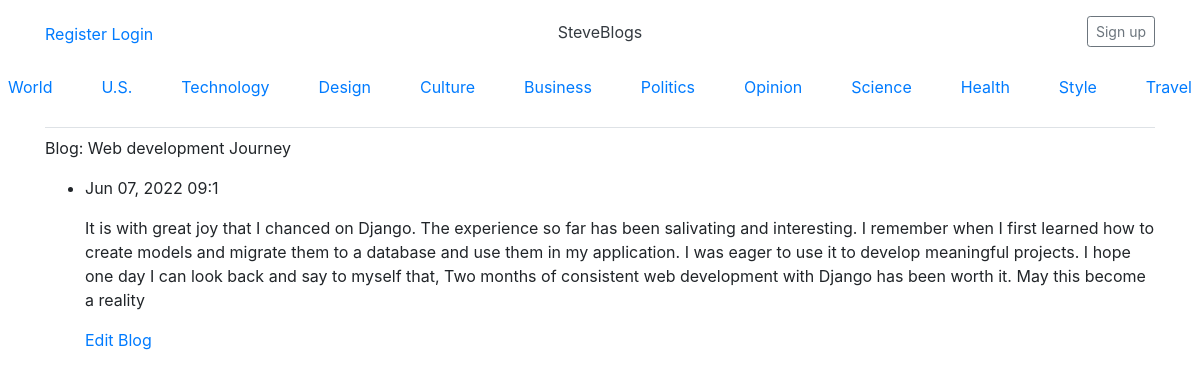
Page /blog/1/ on the committed database.
### blogs/models.py (models this page shows)
class BlogPost(models.Model):
    title = models.CharField(max_length= 200)
    text = models.TextField()
    date_added = models.DateTimeField(auto_now_add= True)
    owner = models.ForeignKey(User, on_delete= models.CASCADE)
    def __str__(self):
        if len(self.title) > 50:
            return f"{self.title[:50]}..."
        else:
            return self.title

### blogs/views.py (the view)
# urls.py: 2. Add a URL to urlpatterns:  path('blog/', include('blog.urls'))
def blog(request, blog_id):
    blog = BlogPost.objects.get(id = blog_id)
    context = {'blog':blog}
    return render(request, 'blogs/blog.html', context)

### blogs/templates/blogs/blog.html
{% extends "blogs/base.html" %}
{% block content %}
<p>
    Blog: {{blog}}
</p>
<p>
    <ul>
        <li>
            <p>{{ blog.date_added|date:'M d, Y H:1' }}</p>
            <p>{{ blog.text|linebreaks }}</p>
            <p><a href="{% url 'blogs:edit_blog' blog.id %}">Edit Blog</a></p>
        </li>
    </ul>
</p>
{% endblock content %}

### rows in the picture
BlogPost: title "Web development Journey", date_added "Jun 07, 2022 09:1", text "It is with great joy that I chanced on Django. The experience so far has been salivating and interesting. I remember when I first learned how to create models and migrate them to a database and use them in my application. I was eager to use it to develop meaningful projects. I hope one day I can look back and say to myself that, Two months of consistent web development with Django has been worth it. May this become a reality"
